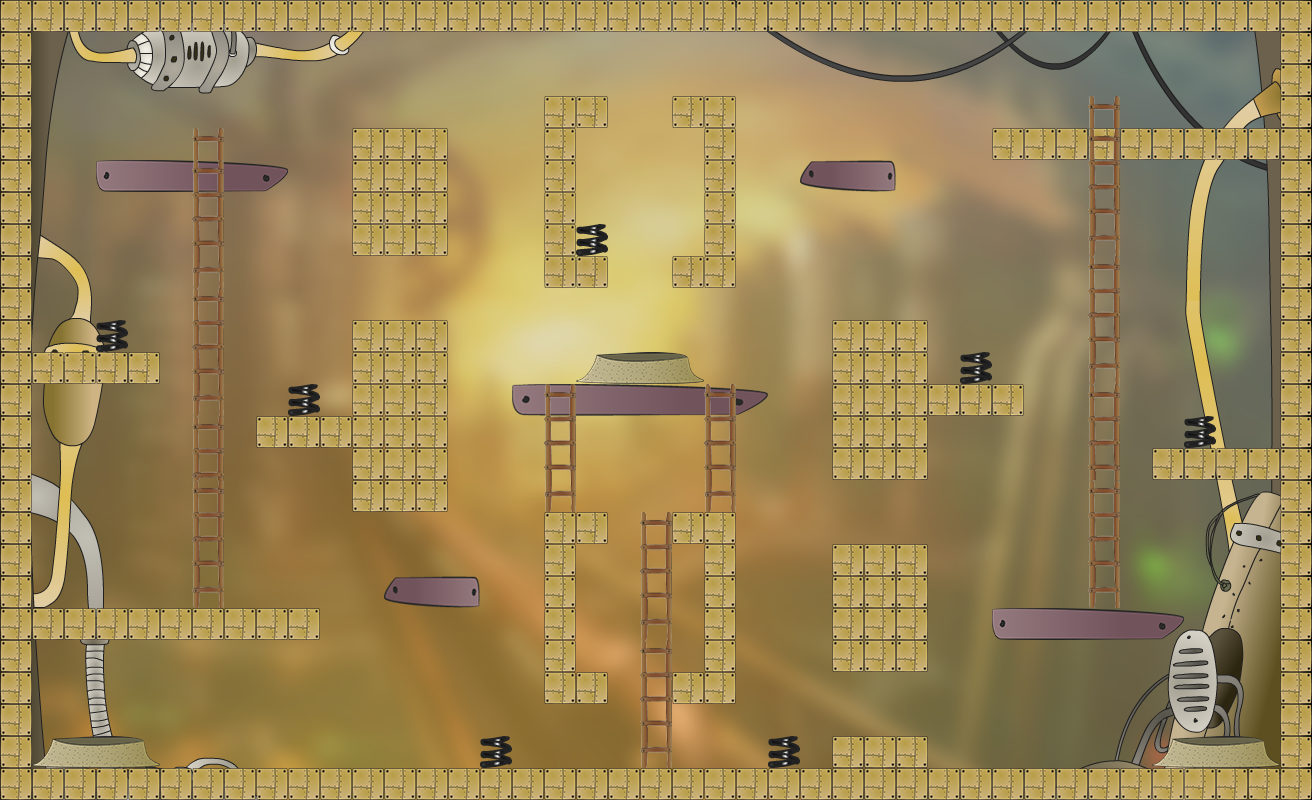

The image is a tile-based game level rendered from a .tmx file. Its description and source (layers, tilesets, objects; grid data summarised) follow:
An orthogonal 41x25 tile map with 32x32 px tiles, 2 tile layers (tiles, interact), 7 tilesets, 2 image layers and 138 objects.

<map version="1.0" orientation="orthogonal" renderorder="right-down" width="41" height="25" tilewidth="32" tileheight="32">
 <tileset firstgid="1" name="box1-32px" tilewidth="32" tileheight="32">
  <image source="box1-32px.png" trans="ff00ff" width="32" height="32" />
  <tile id="0">
   <properties>
    <property name="class" value="Tile" />
   </properties>
  </tile>
 </tileset>
 <tileset firstgid="2" name="plattform_large" tilewidth="32" tileheight="32">
  <image source="plattform_large_finished.png" trans="ff00ff" width="256" height="32" />
 </tileset>
 <tileset firstgid="10" name="plattform_medium" tilewidth="32" tileheight="32">
  <image source="plattform_medium_finished.png" trans="ff00ff" width="192" height="32" />
 </tileset>
 <tileset firstgid="16" name="plattform_small" tilewidth="32" tileheight="32">
  <image source="plattform_small_finished.png" trans="ff00ff" width="96" height="32" />
 </tileset>
 <tileset firstgid="19" name="ladder_finished" tilewidth="32" tileheight="32">
  <image source="ladder_finished.png" trans="ff00ff" width="32" height="128" />
 </tileset>
 <tileset firstgid="23" name="spring" tilewidth="32" tileheight="32">
  <image source="spring.png" trans="ff00ff" width="32" height="32" />
 </tileset>
 <tileset firstgid="24" name="rabbithole_finished" tilewidth="32" tileheight="32">
  <image source="rabbithole_finished.png" trans="ff00ff" width="128" height="32" />
 </tileset>
 <imagelayer name="background">
  <image source="bg2.png" />
 </imagelayer>
 <imagelayer name="frame">
  <image source="frame1.png" />
 </imagelayer>
 <layer name="tiles" width="41" height="25">
  <data>[1025 cells, 278 non-empty, 18 distinct tile ids]</data>
 </layer>
 <layer name="interact" width="41" height="25">
  <data>[1025 cells, 66 non-empty, 9 distinct tile ids]</data>
 </layer>
 <objectgroup name="collision">
  <properties>
   <property name="collidable" value="true" />
  </properties>
  <object x="32" y="768" width="200">
   <properties>
    <property name="class" value="two" />
   </properties>
   <polyline points="0,0 1248,0.666667" />
  </object>
  <object x="1280" y="32">
   <properties>
    <property name="class" value="two" />
   </properties>
   <polyline points="0,0 0,736.833" />
  </object>
  <object x="32" y="32">
   <properties>
    <property name="class" value="two" />
   </properties>
   <polyline points="0,0 0,736.833" />
  </object>
  <object x="32" y="32" width="200">
   <properties>
    <property name="class" value="two" />
   </properties>
   <polyline points="0,0 1248,0.666667" />
  </object>
  <object x="353.184" y="321.414" width="95.4221" height="190.522">
   <properties>
    <property name="class" value="two" />
   </properties>
  </object>
  <object x="256.772" y="416.915" width="96.086" height="31.4858">
   <properties>
    <property name="class" value="two" />
   </properties>
  </object>
  <object x="352.433" y="128.4" width="95.4466" height="127.209">
   <properties>
    <property name="class" value="two" />
   </properties>
  </object>
  <object x="32.2178" y="351.897" width="128.304" height="31.7348">
   <properties>
    <property name="class" value="two" />
   </properties>
  </object>
  <object x="32.3489" y="608.366" width="287.824" height="30.8778">
   <properties>
    <property name="class" value="two" />
   </properties>
  </object>
  <object x="832.995" y="320.569" width="95.0933" height="159.053">
   <properties>
    <property name="class" value="two" />
   </properties>
  </object>
  <object x="928.113" y="384.53" width="95.948" height="30.6296">
   <properties>
    <property name="class" value="two" />
   </properties>
  </object>
  <object x="832.283" y="543.797" width="95.952" height="128.501">
   <properties>
    <property name="class" value="two" />
   </properties>
  </object>
  <object x="993.054" y="127.666" width="285.919" height="32.1315">
   <properties>
    <property name="class" value="two" />
   </properties>
  </object>
  <object x="1152.21" y="448.417" width="128.193" height="30.8623">
   <properties>
    <property name="class" value="two" />
   </properties>
  </object>
  <object x="832.76" y="736.36" width="94.7791" height="31.9981">
   <properties>
    <property name="class" value="two" />
   </properties>
  </object>
  <object x="544.355" y="95.973" width="31.1241" height="191.71">
   <properties>
    <property name="class" value="two" />
   </properties>
  </object>
  <object x="672.595" y="256.14" width="30.9009" height="31.7961">
   <properties>
    <property name="class" value="two" />
   </properties>
  </object>
  <object x="703.68" y="95.8287" width="32.3279" height="192.098">
   <properties>
    <property name="class" value="two" />
   </properties>
  </object>
  <object x="575.703" y="96.0577" width="31.9009" height="31.4628">
   <properties>
    <property name="class" value="two" />
   </properties>
  </object>
  <object x="672.468" y="95.7204" width="30.2343" height="32.4628">
   <properties>
    <property name="class" value="two" />
   </properties>
  </object>
  <object x="575.993" y="256.179" width="32.2343" height="31.4628">
   <properties>
    <property name="class" value="two" />
   </properties>
  </object>
  <object x="994.366" y="609.497">
   <properties>
    <property name="class" value="one" />
   </properties>
   <polyline points="0,0 122.924,-0.731689 188.044,5.85352" />
  </object>
  <object x="98.2814" y="160.044">
   <properties>
    <property name="class" value="one" />
   </properties>
   <polyline points="0,0 122.924,-0.731689 188.044,5.85352" />
  </object>
  <object x="514.717" y="385.425">
   <properties>
    <property name="class" value="one" />
   </properties>
   <polyline points="0,0 180.714,0 252.706,6.36662" />
  </object>
  <object x="394.928" y="576.538">
   <properties>
    <property name="class" value="one" />
   </properties>
   <polyline points="0,0 80.0017,-0.133316" />
  </object>
  <object x="810.274" y="161.32">
   <properties>
    <property name="class" value="one" />
   </properties>
   <polyline points="1.17864,0 81.8681,0" />
  </object>
  <object x="576.66" y="672.846" width="32.2343" height="31.4628">
   <properties>
    <property name="class" value="two" />
   </properties>
  </object>
  <object x="673.262" y="672.807" width="30.9009" height="31.7961">
   <properties>
    <property name="class" value="two" />
   </properties>
  </object>
  <object x="576.37" y="512.724" width="31.9009" height="31.4628">
   <properties>
    <property name="class" value="two" />
   </properties>
  </object>
  <object x="704.347" y="512.495" width="32.3279" height="192.098">
   <properties>
    <property name="class" value="two" />
   </properties>
  </object>
  <object x="673.135" y="512.387" width="30.2343" height="32.4628">
   <properties>
    <property name="class" value="two" />
   </properties>
  </object>
  <object x="545.021" y="512.64" width="31.1241" height="191.71">
   <properties>
    <property name="class" value="two" />
   </properties>
  </object>
 </objectgroup>
 <objectgroup name="interactPhys">
  <properties>
   <property name="collidable" value="true" />
  </properties>
  <object x="211.03" y="160.166">
   <properties>
    <property name="class" value="Ladder" />
   </properties>
   <polyline points="-1.50361,-23.0257 -4.55443,444.816" />
  </object>
  <object x="1105.47" y="128.295">
   <properties>
    <property name="class" value="Ladder" />
   </properties>
   <polyline points="-0.320082,-28.1345 1.51814,469.106" />
  </object>
  <object x="655.665" y="772.064">
   <properties>
    <property name="class" value="Ladder" />
   </properties>
   <polyline points="0.554047,-9.62211 0,-271.026" />
  </object>
  </objectgroup>
 <objectgroup name="annotation" visible="0">
  <!-- 94 objects omitted --></objectgroup>
</map>
<!-- 103 of 138 objects omitted -->